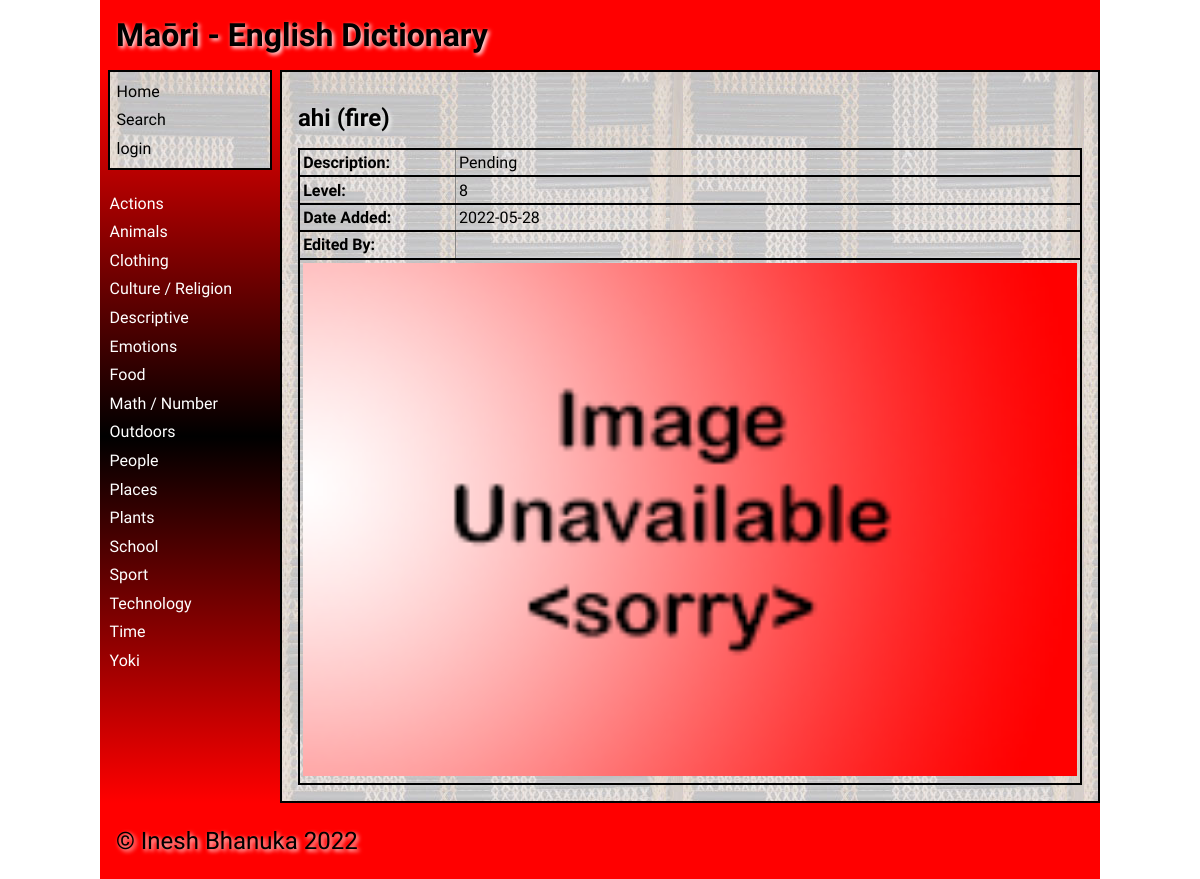
The page /word/182?breadcrumb=/search/A on the database its author committed.
### tables this page shows
CREATE TABLE "category"
(
    id            integer
        primary key autoincrement,
    category_name varchar(30) not null
);

CREATE TABLE "dictionary"
(
    id          integer
        primary key autoincrement,
    maori       varchar(30)   not null,
    english     varchar(30)   not null,
    description varchar(1000) not null,
    level       integer       not null,
    category_id integer       not null
        references category
            on delete cascade,
    user_id     integer
                              references user_details
                                  on delete set null,
    date_added  datetime      not null
);

### app.py (the view)
@app.route('/word/<word_id>', methods=["POST", "GET"])
def render_word(word_id):
    breadcrumb = request.args.get("breadcrumb")
    if request.method == "POST":
        is_valid, return_url = validate_update_word(request.form, word_id, breadcrumb)
        if not is_valid:
            return redirect(return_url)
        return redirect(f'/word/{word_id}?breadcrumb={breadcrumb}')
    word = get_dictionary_word(word_id)
    if word is None:
        return redirect('/?error=Word+could+not+be+retrieved+unknown+error')
    error = request.args.get('error')
    if breadcrumb is None:
        breadcrumb = "/"
    return render_template('word.html',
                           word_details=word,
                           logged_in=is_logged_in(),
                           error=error,
                           image_name=get_image_filename(word[0][2]),
                           checked=get_checked(word[0][4]),
                           category_list=get_categories(),
                           allow_edit=allow_edit(),
                           breadcrumb=breadcrumb,
                           current_user=get_user())

### data_access.py (called while the page is built)
def execute_query(query, args=None):
    connection = get_connection(DATABASE)
    cursor = connection.cursor()
    try:
        if args is None:
            cursor.execute(query)
        else:
            cursor.execute(query, args)
        query_results = cursor.fetchall()
    except sqlite3.Error as e:
        return e
    finally:
        if connection is not None:
            connection.close()
    return query_results

def get_connection(db_file):
    try:
        connection = sqlite3.connect(db_file)
        connection.execute('pragma foreign_keys=ON')
        return connection
    except Error as e:
        print(e)
    return None

def get_category_list():
    category_list = execute_query("SELECT * FROM category ORDER BY category_name")
    if issubclass(type(category_list), Error):
        return []
    return category_list

def get_word(word_id):
    query = """SELECT d.id
               , d.maori
               , d.english
               , d.description
               , d.level
               , d.date_added
               , ifnull(u.first_name, '')
               , ifnull(u.last_name, '')
               FROM dictionary d
               LEFT JOIN user_details u on d.user_id = u.id
               WHERE d.id = ?"""
    query_results = execute_query(query, [word_id])
    if issubclass(type(query_results), Error) or len(query_results) == 0:
        return None
    return query_results

### services.py (called while the page is built)
def is_logged_in():
    if session.get('email') is None:
        return False
    else:
        return True

def allow_edit():
    if not is_logged_in():
        return False
    email = session.get('email')
    allow = get_allow_edit(email)
    if allow is None:
        return False
    return allow

def get_checked(level):
    checked = []
    for i in range(1, 11):
        if level == i:
            checked.append("checked")
        else:
            checked.append("")
    return checked

def get_categories():
    return get_category_list()

def get_dictionary_word(word_id):
    return get_word(word_id)

def get_user():
    first_name = session.get('first_name')
    if first_name is None:
        user_details = ""
    else:
        last_name = session.get('last_name')
        user_type = session.get('user_type').title()
        user_details = f"{first_name} {last_name} ({user_type})"
    return user_details

### templates/word.html (shortened to what this page needs)
{% extends "base.html" %}
    {% set id = word_details[0][0] %}
    {% set maori = word_details[0][1] %}
    {% set english = word_details[0][2] %}
    {% set description = word_details[0][3] %}
    {% set level = word_details[0][4] %}
    {% set image = image_name %}
    {% set date_added = word_details[0][5] %}
    {% set edited_by = word_details[0][6] + ' ' + word_details[0][7] %}
{% block main %}
    {% if logged_in and allow_edit %}
        <h2>{{ maori }} ({{english}})<strong> -</strong> <a href="\delete_word\{{ id }}?breadcrumb={{ breadcrumb }}">Delete Word</a></h2>
    {% else %}
        <h2>{{ maori }} ({{english}})</h2>
    {% endif %}
    <table class="word-table">
        <tbody>
            {% if maori != None %}
                <tr>
                    <td><strong>Description: </strong></td>
                    <td class="description-wrap">{{ description }}</td>
                </tr>
                <tr>
                    <td><strong>Level: </strong></td>
                    <td>{{ level }}</td>
                </tr>
                <tr>
                    <td><strong>Date Added: </strong></td>
                    <td>{{ date_added }}</td>
                </tr>
                <tr>
                    <td><strong>Edited By: </strong></td>
                    <td>{{ edited_by }}</td>
                </tr>
                    <td colspan="2"><img src= "../static/images/{{ image }}" alt="Word image"></td>
            {% endif %}
        </tbody>
    </table>
{% endblock %}

### templates/base.html (shortened to what this page needs)
<!doctype html>
<html lang="en">
<head>
	<link href="{{ url_for('static', filename='css/style.css') }}" rel="stylesheet">
</head>
<body>
	<div id="container">
		<header>
			<span class="heading">Maōri - English Dictionary</span>
            <span class="right">{{ current_user }}</span>
		</header>
		<nav style="padding-top: 0">
			<ul>
                <div class="main-links">
                    <li><a href="/" style="color: black;">Home</a></li>
                    <li><a href="/search/~" style="color: black;">Search</a></li>
                    {% if logged_in %}
                        {% if allow_edit %}
                            <li><a href="/add_category" style="color: black;">Add Category</a></li>
                        {% endif %}
                        <li><a href="/logout" style="color: black;">Logout</a></li>
                    {% else %}
                        <li><a href="/login" style="color: black;">login</a></li>
                    {% endif %}
                </div>
                <br>
                {% for category in category_list %}
                    <li><a href="/category/{{ category[0] }}">{{ category[1] }}</a></li>
                {% endfor %}
			</ul>
		</nav>
		<main style="border: solid black 2px">
            {% block main %}{% endblock %}
        </main>
		<footer>
			<p>
				&copy; Inesh Bhanuka 2022
			</p>
		</footer>
	</div>
</body>
</html>

### static/css/style.css (style rules this page uses)
* { font-family: Comfortaa, sans-serif; margin: 0; padding: 0; box-sizing: border-box; }
.description-wrap { word-break:break-all; }
.main-links { background-image: url('../images/poutama.jpg'); padding: 5px; color: black !important; border: solid black 2px; }
#container { display: grid; grid-template-columns: 75px auto; grid-template-areas: 'nav header' 'main main' 'footer footer'; }
header { grid-area: header; background-color: #f00; padding: 1rem; }
nav { grid-area: nav; }
main { grid-area: main; padding: 1rem; background-color: #edd; }
h1, h2, h3, h4 { padding: 1rem 0; font-family: 'Suez One', serif; color: #000; text-shadow: 2px 2px 4px #fff; }
p { padding: 0.5rem 0; }
a { color: #222; }
img { width: 100%; }
table { width: 100%; border: 2px solid #666; border-collapse: collapse; }
.word-table tbody tr { border: 2px solid black; width: 100%; }
.word-table td:first-child { width: 20% }
th, td { border: 1px solid #888; padding: 0.2rem; text-align: left; }
tr td:last-child { width: 90px; }
footer { grid-area: footer; padding: 1rem; background-color: #f00; }
footer p { color: #000; text-shadow: 2px 2px 4px #fff; font-size: 1.5rem; }
.right { float: right; padding: 10px; font-weight: bold; font-family: 'Suez One', serif; text-shadow: 2px 2px 4px #fff; }
.heading { font-size: 2em; margin-block-start: 0.67em; margin-block-end: 0.67em; margin-inline-start: 0; margin-inline-end: 0; font-weight: bold; padding: 1rem 0; font-family: 'Suez One', serif; color: #000; text-shadow: 2px 2px 4px #fff; }
@media only screen and (min-width: 768px) { #container { grid-template-columns: 180px auto; grid-template-areas: 'header header' 'nav main' 'footer footer'; } }
@media only screen and (min-width: 768px) { nav { background: linear-gradient(180deg, rgba(255,0,0,1) 0%, rgba(0, 0, 0, 1) 50%, rgba(255,0,0,1) 100%); padding: 0.5rem; } }
@media only screen and (min-width: 768px) { nav ul { list-style: none; } }
@media only screen and (min-width: 768px) { nav li { padding: 0.3rem 0 0.3rem 0.1rem; } }
@media only screen and (min-width: 768px) { nav a { color: #fff; text-decoration: none; } }
@media only screen and (min-width: 768px) { main { background-image: url('../images/poutama.jpg'); } }
@media only screen and (min-width: 1000px) { #container { width: 1000px; margin: auto; } }

### rows shown on the page
category: category_name "Actions"
category: category_name "Animals"
category: category_name "Clothing"
category: category_name "Culture / Religion"
category: category_name "Descriptive"
category: category_name "Emotions"
category: category_name "Food"
category: category_name "Math / Number"
category: category_name "Outdoors"
category: category_name "People"
category: category_name "Places"
category: category_name "Plants"
category: category_name "School"
category: category_name "Sport"
category: category_name "Technology"
category: category_name "Time"
category: category_name "Yoki"
dictionary: maori "ahi", english "fire", description "Pending", date_added "2022-05-28"

### other values the page prints
{{ level }} "8"
